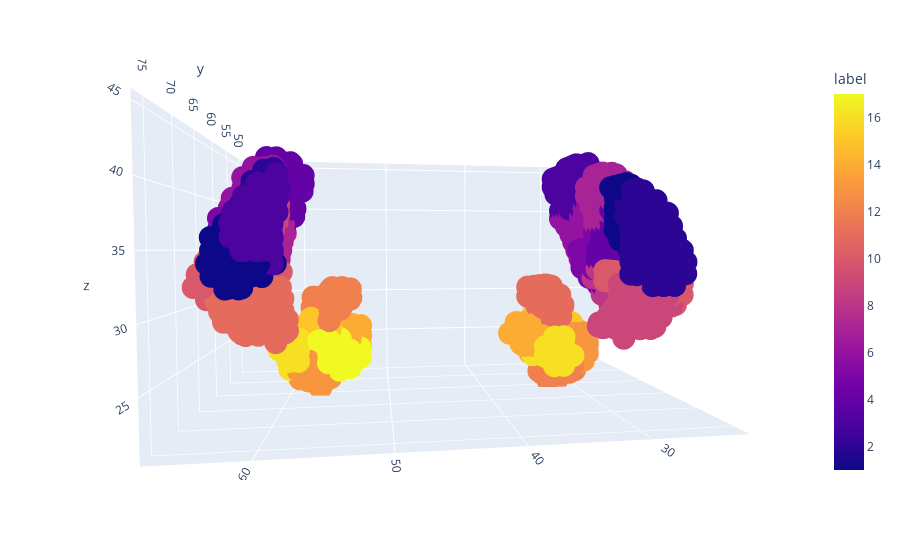

Source (notebook cell):
### Code cell
plot_subROIs(left + right)

### Figure 1 — Plotly figure (JSON) as saved in the notebook; plotly's stock layout.template omitted (floating-point values rounded to 4 significant figures; data arrays with more than 128 entries replaced by an {"elided": "..."} marker saying what was removed)
{"data": [{"hovertemplate": "x=%{x}<br>y=%{y}<br>z=%{z}<br>label=%{marker.color}<extra></extra>", "legendgroup": "", "marker": {"color": {"elided": "2270 int values"}, "coloraxis": "coloraxis", "symbol": "circle"}, "mode": "markers", "name": "", "scene": "scene", "showlegend": false, "type": "scatter3d", "x": {"elided": "2270 int values"}, "y": {"elided": "2270 int values"}, "z": {"elided": "2270 int values"}}], "layout": {"autosize": true, "coloraxis": {"colorbar": {"title": {"text": "label"}}, "colorscale": [[0, "#0d0887"], [0.1111, "#46039f"], [0.2222, "#7201a8"], [0.3333, "#9c179e"], [0.4444, "#bd3786"], [0.5556, "#d8576b"], [0.6667, "#ed7953"], [0.7778, "#fb9f3a"], [0.8889, "#fdca26"], [1, "#f0f921"]]}, "legend": {"tracegroupgap": 0}, "margin": {"t": 60}, "scene": {"aspectmode": "auto", "aspectratio": {"x": 1.436, "y": 0.8685, "z": 0.8017}, "camera": {"center": {"x": 0, "y": 0, "z": 0}, "eye": {"x": 0.2142, "y": 1.581, "z": 0.06493}, "projection": {"type": "perspective"}, "up": {"x": 0, "y": 0, "z": 1}}, "domain": {"x": [0, 1], "y": [0, 1]}, "xaxis": {"title": {"text": "x"}, "type": "linear"}, "yaxis": {"title": {"text": "y"}, "type": "linear"}, "zaxis": {"title": {"text": "z"}, "type": "linear"}}}}
